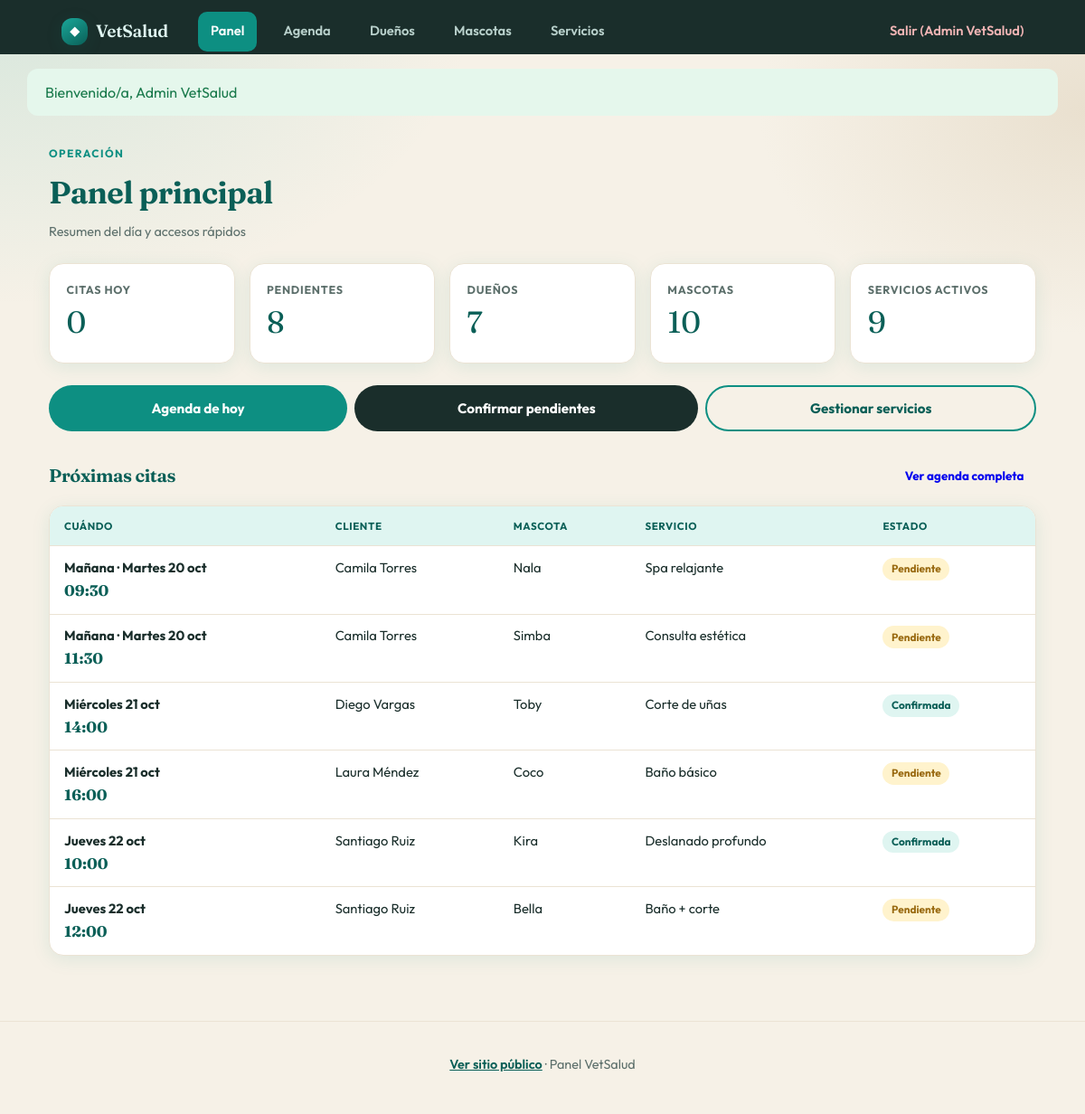
Page /admin/index.php (signed in) on the committed database.
### tables this page shows
CREATE TABLE cita (
  id_cita INT UNSIGNED AUTO_INCREMENT PRIMARY KEY,
  id_dueno INT UNSIGNED NOT NULL,
  id_mascota INT UNSIGNED NOT NULL,
  id_servicio INT UNSIGNED NOT NULL,
  fecha DATE NOT NULL,
  hora TIME NOT NULL,
  estado ENUM('pendiente','confirmada','cancelada','completada') NOT NULL DEFAULT 'pendiente',
  notas TEXT NULL,
  telefono_contacto VARCHAR(20) NOT NULL,
  fecha_registro DATETIME NOT NULL DEFAULT CURRENT_TIMESTAMP,
  CONSTRAINT fk_cita_dueno FOREIGN KEY (id_dueno) REFERENCES dueno(id_dueno),
  CONSTRAINT fk_cita_mascota FOREIGN KEY (id_mascota) REFERENCES mascota(id_mascota),
  CONSTRAINT fk_cita_servicio FOREIGN KEY (id_servicio) REFERENCES servicio(id_servicio),
  KEY idx_cita_fecha (fecha),
  KEY idx_cita_estado (estado)
);

CREATE TABLE dueno (
  id_dueno INT UNSIGNED AUTO_INCREMENT PRIMARY KEY,
  nombre VARCHAR(120) NOT NULL,
  telefono VARCHAR(20) NOT NULL,
  correo VARCHAR(150) NULL,
  direccion VARCHAR(255) NULL,
  UNIQUE KEY uk_dueno_telefono (telefono)
);

CREATE TABLE mascota (
  id_mascota INT UNSIGNED AUTO_INCREMENT PRIMARY KEY,
  nombre VARCHAR(100) NOT NULL,
  id_especie INT UNSIGNED NOT NULL,
  id_raza INT UNSIGNED NULL,
  id_dueno INT UNSIGNED NOT NULL,
  edad_anios TINYINT UNSIGNED NULL,
  notas TEXT NULL,
  CONSTRAINT fk_mascota_especie FOREIGN KEY (id_especie) REFERENCES especie(id_especie),
  CONSTRAINT fk_mascota_raza FOREIGN KEY (id_raza) REFERENCES raza(id_raza),
  CONSTRAINT fk_mascota_dueno FOREIGN KEY (id_dueno) REFERENCES dueno(id_dueno)
    ON UPDATE CASCADE ON DELETE CASCADE
);

CREATE TABLE servicio (
  id_servicio INT UNSIGNED AUTO_INCREMENT PRIMARY KEY,
  nombre VARCHAR(120) NOT NULL,
  descripcion TEXT NULL,
  precio DECIMAL(10,2) NOT NULL DEFAULT 0.00,
  duracion_min SMALLINT UNSIGNED NOT NULL DEFAULT 60,
  imagen VARCHAR(120) NULL,
  activo TINYINT(1) NOT NULL DEFAULT 1
);

### includes/funciones.php (called while the page is built, shortened)
<?php
function e($texto) {
    return htmlspecialchars((string)$texto, ENT_QUOTES, 'UTF-8');
}
function etiquetaEstado($estado) {
    $map = [
        'pendiente' => 'Pendiente',
        'confirmada' => 'Confirmada',
        'cancelada' => 'Cancelada',
        'completada' => 'Completada',
    ];
    return $map[$estado] ?? $estado;
}
function formatearFechaLarga($fecha) {
    $ts = strtotime((string)$fecha);
    $dias = ['Domingo', 'Lunes', 'Martes', 'Miércoles', 'Jueves', 'Viernes', 'Sábado'];
    $meses = [1 => 'ene', 2 => 'feb', 3 => 'mar', 4 => 'abr', 5 => 'may', 6 => 'jun',
        7 => 'jul', 8 => 'ago', 9 => 'sep', 10 => 'oct', 11 => 'nov', 12 => 'dic'];
    $hoy = date('Y-m-d');
    $manana = date('Y-m-d', strtotime('+1 day'));
    $ymd = date('Y-m-d', $ts);
    $etiqueta = $dias[(int)date('w', $ts)] . ' ' . (int)date('j', $ts) . ' ' . $meses[(int)date('n', $ts)];
    if ($ymd === $manana) {
        return 'Mañana · ' . $etiqueta;
    }
    return $etiqueta;
}

### admin/index.php (the view, shortened to what this page needs)
<?php
require_once __DIR__ . '/../includes/conexion.php';
require_once __DIR__ . '/../includes/funciones.php';
$totales = [
    'duenos' => (int)$mysqli->query('SELECT COUNT(*) c FROM dueno')->fetch_assoc()['c'],
    'mascotas' => (int)$mysqli->query('SELECT COUNT(*) c FROM mascota')->fetch_assoc()['c'],
    'servicios' => (int)$mysqli->query('SELECT COUNT(*) c FROM servicio WHERE activo = 1')->fetch_assoc()['c'],
    'pendientes' => (int)$mysqli->query("SELECT COUNT(*) c FROM cita WHERE estado = 'pendiente'")->fetch_assoc()['c'],
    'hoy' => (int)$mysqli->query("SELECT COUNT(*) c FROM cita WHERE fecha = CURDATE()")->fetch_assoc()['c'],
];
$proximas = $mysqli->query(
    "SELECT c.id_cita, c.fecha, c.hora, c.estado, d.nombre AS dueno, m.nombre AS mascota, s.nombre AS servicio
     FROM cita c
     INNER JOIN dueno d ON d.id_dueno = c.id_dueno
     INNER JOIN mascota m ON m.id_mascota = c.id_mascota
     INNER JOIN servicio s ON s.id_servicio = c.id_servicio
     WHERE c.fecha >= CURDATE() AND c.estado IN ('pendiente','confirmada')
     ORDER BY c.fecha ASC, c.hora ASC
     LIMIT 6"
)->fetch_all(MYSQLI_ASSOC);
require __DIR__ . '/../includes/header_admin.php';
?>
<section class="seccion-titulo">
    <span class="eyebrow">Operación</span>
    <h2>Panel principal</h2>
    <p class="meta">Resumen del día y accesos rápidos</p>
</section>
<div class="metricas">
    <div class="metrica"><div class="label">Citas hoy</div><div class="valor"><?= $totales['hoy'] ?></div></div>
    <div class="metrica"><div class="label">Pendientes</div><div class="valor"><?= $totales['pendientes'] ?></div></div>
    <div class="metrica"><div class="label">Dueños</div><div class="valor"><?= $totales['duenos'] ?></div></div>
    <div class="metrica"><div class="label">Mascotas</div><div class="valor"><?= $totales['mascotas'] ?></div></div>
    <div class="metrica"><div class="label">Servicios activos</div><div class="valor"><?= $totales['servicios'] ?></div></div>
</div>
<div class="admin-quick">
    <a class="btn btn-aqua" href="agenda.php?vista=hoy">Agenda de hoy</a>
    <a class="btn btn-primary" href="agenda.php?vista=proximas&estado=pendiente">Confirmar pendientes</a>
    <a class="btn btn-ghost-dark" href="servicios.php">Gestionar servicios</a>
</div>
<section style="margin-top:2rem">
    <div class="toolbar">
        <h2 style="font-size:1.25rem;color:var(--aqua-deep)">Próximas citas</h2>
        <a class="btn btn-sm" href="agenda.php">Ver agenda completa</a>
    </div>
    <div class="tabla-wrap">
        <?php if (!$proximas): ?>
            <p class="meta" style="padding:1.5rem">No hay citas próximas pendientes o confirmadas.</p>
        <?php else: ?>
        <table>
            <thead>
                <tr><th>Cuándo</th><th>Cliente</th><th>Mascota</th><th>Servicio</th><th>Estado</th></tr>
            </thead>
            <tbody>
            <?php foreach ($proximas as $c): ?>
                <tr>
                    <td>
                        <strong><?= e(formatearFechaLarga($c['fecha'])) ?></strong>
                        <br><span class="hora-chip"><?= e(substr($c['hora'], 0, 5)) ?></span>
                    </td>
                    <td><?= e($c['dueno']) ?></td>
                    <td><?= e($c['mascota']) ?></td>
                    <td><?= e($c['servicio']) ?></td>
                    <td><span class="badge badge-<?= e($c['estado']) ?>"><?= e(etiquetaEstado($c['estado'])) ?></span></td>
                </tr>
            <?php endforeach; ?>
            </tbody>
        </table>
        <?php endif; ?>
    </div>
</section>
<?php require __DIR__ . '/../includes/footer_admin.php'; ?>

### css/estilos.css (style rules this page uses)
:root { --aqua: #0d8f82; --aqua-mid: #1aa89a; --aqua-deep: #0a5f57; --aqua-mist: #dff5f1; --cream: #f6f1e7; --cream-warm: #ebe3d4; --sand: #e4d9c5; --ink: #1a2e2b; --muted: #5c6f6b; --white: #ffffff; --danger: #b33a3a; --ok: #1a7a4c; --warn: #9a6b12; --radius: 16px; --shadow: 0 12px 40px rgba(26, 46, 43, 0.08); --shadow-soft: 0 4px 20px rgba(13, 143, 130, 0.1); --font-display: "Fraunces", Georgia, serif; --font-body: "Outfit", "Source Sans 3", system-ui, sans-serif; --gutter: clamp(1rem, 3.5vw, 1.5rem); --content: 1140px; --touch: 44px; }
* { box-sizing: border-box; margin: 0; padding: 0; }
html { scroll-behavior: smooth; -webkit-text-size-adjust: 100%; }
body { font-family: var(--font-body); background: radial-gradient(ellipse 80% 50% at 0% 0%, rgba(26, 168, 154, 0.14), transparent 55%), radial-gradient(ellipse 60% 40% at 100% 10%, rgba(228, 217, 197, 0.7), transparent 50%), var(--cream); color: var(--ink); min-height: 100vh; line-height: 1.55; overflow-x: clip; }
h1, h2, h3, .brand { font-family: var(--font-display); font-weight: 650; letter-spacing: -0.02em; }
.btn { display: inline-flex; align-items: center; justify-content: center; gap: 0.35rem; border: none; border-radius: 999px; padding: 0.75rem 1.35rem; font-weight: 700; text-decoration: none; cursor: pointer; font-family: inherit; font-size: 0.95rem; transition: transform 0.15s, background 0.2s, box-shadow 0.2s; }
.btn-primary { background: var(--ink); color: white; }
.btn-aqua { background: var(--aqua); color: white; animation: softPulse 2.8s ease infinite; }
.btn-ghost-dark { background: transparent; border: 2px solid var(--aqua); color: var(--aqua-deep); }
.btn-sm { padding: 0.4rem 0.85rem; font-size: 0.84rem; }
.seccion-titulo { margin-bottom: 1.5rem; max-width: 36rem; }
.seccion-titulo h2 { color: var(--aqua-deep); font-size: clamp(1.65rem, 3vw, 2.15rem); margin-bottom: 0.35rem; }
.seccion-titulo p { color: var(--muted); }
.eyebrow { display: inline-block; font-size: 0.75rem; font-weight: 700; letter-spacing: 0.12em; text-transform: uppercase; color: var(--aqua); margin-bottom: 0.4rem; }
.meta { color: var(--muted); font-size: 0.9rem; }
.metricas { display: grid; grid-template-columns: repeat(auto-fit, minmax(140px, 1fr)); gap: 1rem; margin-bottom: 1.5rem; }
.metrica { background: white; border-radius: var(--radius); padding: 1.15rem; border: 1px solid var(--cream-warm); box-shadow: var(--shadow-soft); }
.metrica .label { color: var(--muted); font-size: 0.78rem; text-transform: uppercase; letter-spacing: 0.06em; font-weight: 700; }
.metrica .valor { font-family: var(--font-display); font-size: 2.1rem; color: var(--aqua-deep); }
.tabla-wrap { overflow-x: auto; background: white; border-radius: var(--radius); border: 1px solid var(--cream-warm); box-shadow: var(--shadow-soft); }
table { width: 100%; border-collapse: collapse; }
th, td { text-align: left; padding: 0.8rem 1rem; border-bottom: 1px solid var(--cream-warm); font-size: 0.92rem; vertical-align: top; }
th { background: var(--aqua-mist); color: var(--aqua-deep); font-size: 0.72rem; text-transform: uppercase; letter-spacing: 0.05em; }
tr:last-child td { border-bottom: none; }
.badge { display: inline-block; padding: 0.2rem 0.6rem; border-radius: 999px; font-size: 0.74rem; font-weight: 700; }
.badge-pendiente { background: #fff3cd; color: var(--warn); }
.badge-confirmada { background: var(--aqua-mist); color: var(--aqua-deep); }
.toolbar { display: flex; justify-content: space-between; align-items: center; gap: 1rem; margin-bottom: 1rem; flex-wrap: wrap; }
.toolbar h2 { color: var(--aqua-deep); }
.hora-chip { font-family: var(--font-display); font-weight: 700; color: var(--aqua-deep); font-size: 1.05rem; }
.admin-quick { display: flex; gap: 0.5rem; flex-wrap: wrap; margin-top: 0.5rem; }
.admin-quick .btn { min-height: var(--touch); flex: 1 1 auto; }

### rows in the picture
cita: fecha "Mañana · Martes 20 oct", hora "09:30", id_dueno.nombre "Camila Torres", id_mascota.nombre "Nala", id_servicio.nombre "Spa relajante", estado "Pendiente"
cita: fecha "Mañana · Martes 20 oct", hora "11:30", id_dueno.nombre "Camila Torres", id_mascota.nombre "Simba", id_servicio.nombre "Consulta estética", estado "Pendiente"
cita: fecha "Miércoles 21 oct", hora "14:00", id_dueno.nombre "Diego Vargas", id_mascota.nombre "Toby", id_servicio.nombre "Corte de uñas", estado "Confirmada"
cita: fecha "Miércoles 21 oct", hora "16:00", id_dueno.nombre "Laura Méndez", id_mascota.nombre "Coco", id_servicio.nombre "Baño básico", estado "Pendiente"
cita: fecha "Jueves 22 oct", hora "10:00", id_dueno.nombre "Santiago Ruiz", id_mascota.nombre "Kira", id_servicio.nombre "Deslanado profundo", estado "Confirmada"
cita: fecha "Jueves 22 oct", hora "12:00", id_dueno.nombre "Santiago Ruiz", id_mascota.nombre "Bella", id_servicio.nombre "Baño + corte", estado "Pendiente"

### other values in the picture
$nombreAdmin "Admin VetSalud"
$mensaje "Bienvenido/a, Admin VetSalud"
$totales['hoy'] "0"
$totales['pendientes'] "8"
$totales['duenos'] "7"
$totales['mascotas'] "10"
$totales['servicios'] "9"
